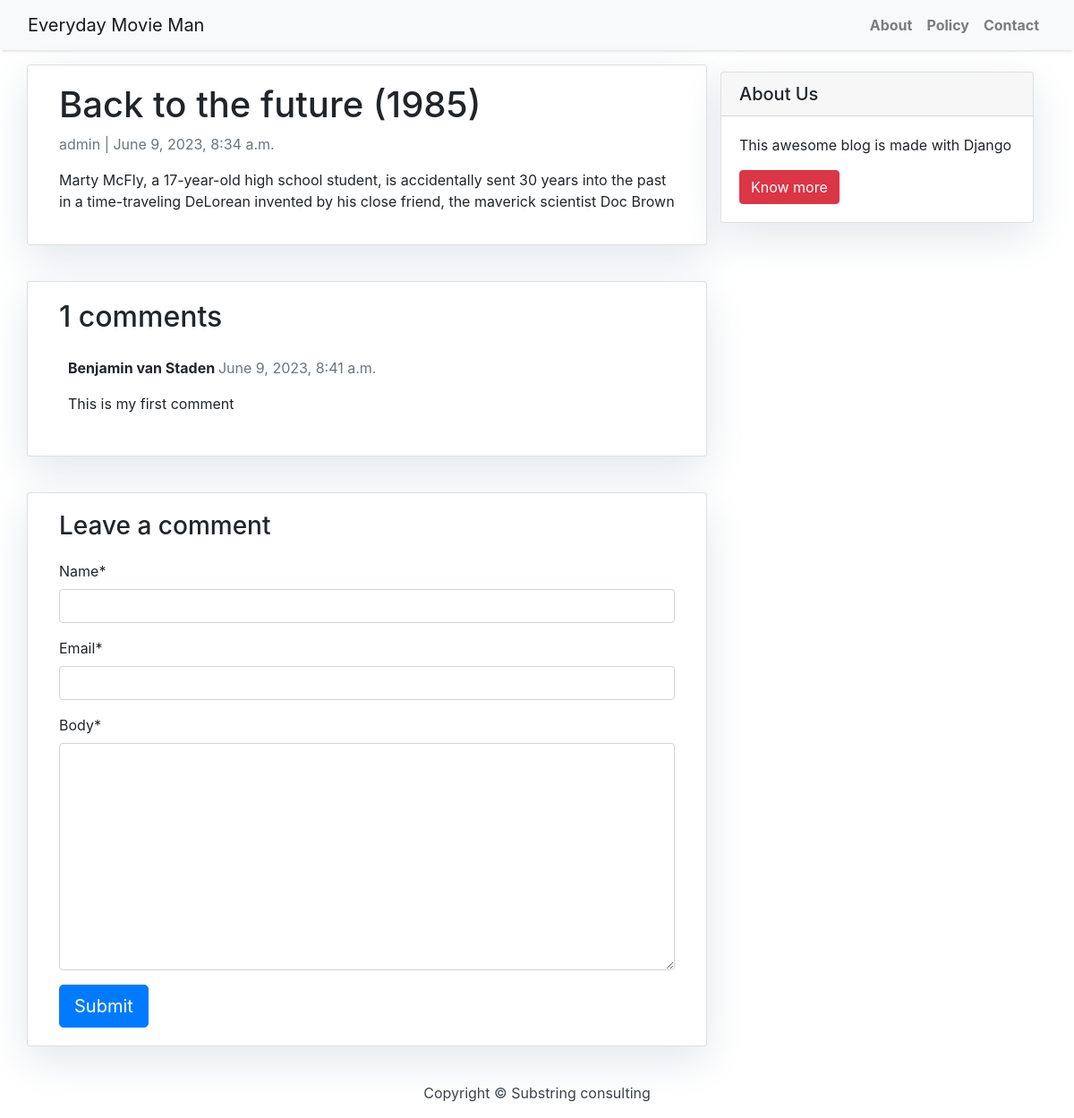
The app's page /back-to-the-future-1985/ with its own data.
### blog/models.py (models this page shows, shortened)
class Post(models.Model):
    title = models.CharField(max_length=200, unique=True)
    slug = models.SlugField(max_length=200, unique=True)
    author = models.ForeignKey(
        User, on_delete=models.CASCADE, related_name="blog_posts"
    )
    updated_on = models.DateTimeField(auto_now=True)
    content = models.TextField()
    created_on = models.DateTimeField(auto_now_add=True)
    status = models.IntegerField(choices=STATUS, default=0)
    class Meta:
        ordering = ["-created_on"]

class Comment(models.Model):
    post = models.ForeignKey(Post, on_delete=models.CASCADE, related_name="comments")
    name = models.CharField(max_length=80)
    email = models.EmailField()
    body = models.TextField()
    created_on = models.DateTimeField(auto_now_add=True)
    active = models.BooleanField(default=False)
    class Meta:
        ordering = ["created_on"]

### blog/views.py (the view)
# urls.py: path("<slug:slug>/", views.post_detail, name="post_detail"),
def post_detail(request, slug):
    template_name = "post_detail.html"
    post = get_object_or_404(Post, slug=slug)
    comments = post.comments.filter(active=True).order_by("-created_on")
    new_comment = None
    if request.method == "POST":
        comment_form = CommentForm(data=request.POST)
        if comment_form.is_valid():
            new_comment = comment_form.save(commit=False)
            new_comment.post = post
            new_comment.save()
    else:
        comment_form = CommentForm()
    return render(
        request,
        template_name,
        {
            "post": post,
            "comments": comments,
            "new_comment": new_comment,
            "comment_form": comment_form,
        },
    )

### blog/forms.py
class CommentForm(forms.ModelForm):
    class Meta:
        model = Comment
        fields = ("name", "email", "body")

### templates/post_detail.html (shortened to what this page needs)
{% extends 'base.html' %} {% block content %}
    {% load crispy_forms_tags %}
    <div class="container">
        <div class="row">
            <div class="col-md-8 card mb-4  mt-3 left  top">
                <div class="card-body">
                    <h1>{% block title %} {{ post.title }} {% endblock title %}</h1>
                    <p class=" text-muted">{{ post.author }} | {{ post.created_on }}</p>
                    <p class="card-text ">{{ post.content | safe }}</p>
                </div>
            </div>
            {% block sidebar %} {% include 'sidebar.html' %} {% endblock sidebar %}
            <div class="col-md-8 card mb-4  mt-3 ">
                <div class="card-body">
                    {% with comments.count as total_comments %}
                        <h2>{{ total_comments }} comments</h2>
                    {% endwith %} {% for comment in comments %}
                        <div class="comments" style="padding: 10px;">
                            <p class="font-weight-bold">
                                {{ comment.name }}
                                <span class=" text-muted font-weight-normal">
                                    {{ comment.created_on }}
                                </span>
                            </p>
                            {{ comment.body | linebreaks }}
                        </div>
                    {% endfor %}
                </div>
            </div>
            <div class="col-md-8 card mb-4  mt-3 ">
                <div class="card-body">
                    {% if new_comment %}
                        <div class="alert alert-success" role="alert">
                            Your comment is awaiting moderation
                        </div>
                    {% else %}
                        <h3>Leave a comment</h3>
                        <form method="post" style="margin-top: 1.3em;">
                            {{ comment_form | crispy }}
                            <button type="submit" class="btn btn-primary  btn-lg">Submit</button>
                        </form>
                    {% endif %}
                </div>
            </div>
        </div>
    </div>
{% endblock content %}

### static/css/base.css (style rules this page uses)
body { font-family: "Roboto", sans-serif; font-size: 17px; background-color: #fdfdfd; }
.card { box-shadow: 0 16px 48px #E3E7EB; }

### records on screen
Post: title "Back to the future (1985)", author "admin", created_on "June 9, 2023, 8:34 a.m.", content "Marty McFly, a 17-year-old high school student, is accidentally sent 30 years into the past in a time-traveling DeLorean invented by his close friend, the maverick scientist Doc Brown"
Comment: name "Benjamin van Staden", created_on "June 9, 2023, 8:41 a.m.", body "This is my first comment"

### other values on screen
{{ total_comments }} "1"
